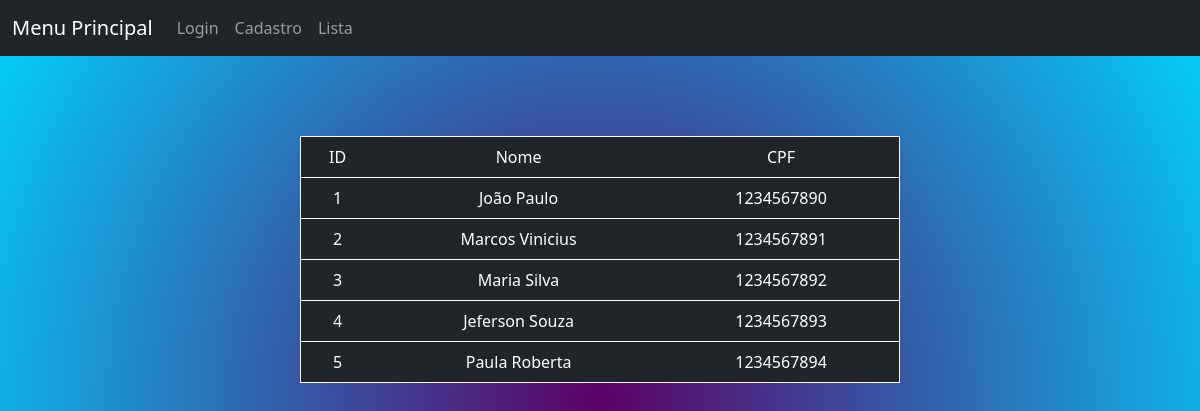
The page /lista.php on the database its author committed.
### tables this page shows
CREATE TABLE `funcionario` (
  `idfuncionario` int NOT NULL AUTO_INCREMENT,
  `senha` int NOT NULL,
  `nome_funcionario` varchar(45) DEFAULT NULL,
  `cpf` int DEFAULT NULL,
  `salario` float DEFAULT NULL,
  `id_cargo` int NOT NULL,
  PRIMARY KEY (`idfuncionario`),
  KEY `id_cargo_idx` (`id_cargo`),
  CONSTRAINT `id_cargo` FOREIGN KEY (`id_cargo`) REFERENCES `cargo` (`idcargo`) ON DELETE CASCADE
);

### lista.php (the view, shortened to what this page needs)
<?php
include('conexao.php');
$consulta = "SELECT * FROM funcionario";
$con = $mysqli->query($consulta) or die($mysqli->error);
?>
<!DOCTYPE html>
<html lang="pt-br">
<head>
    <link href="https://cdn.jsdelivr.net/npm/bootstrap@5.2.2/dist/css/bootstrap.min.css" rel="stylesheet">
</head>
<body >
    <div>
      <nav class="navbar navbar-expand-sm navbar-dark bg-dark">
        <div class="container-fluid">
          <a class="navbar-brand" href="menu.php">Menu Principal</a>
          <div class="collapse navbar-collapse" id="mynavbar">
            <ul class="navbar-nav me-auto">
              <li class="nav-item">
                <a class="nav-link" href="login.php">Login</a>
              </li>
              <li class="nav-item">
                <a class="nav-link" href="cadastrar.php">Cadastro</a>
              </li>
              <li class="nav-item">
                <a class="nav-link" href="lista.php">Lista</a>
              </li>
            </ul>
          </div>
        </div>
      </nav>
    </div >
      <div style="margin: auto; width:50%; margin-top:80px">
        <table class='table table-hover table-dark border border-white'; style='border-radius:6rem'; >
        <tr>
          <td>ID</td>
          <td>Nome</td>
          <td>CPF</td>
        </tr>
        <?php while($dado = $con->fetch_array()){ ?>
        <tr>
          <td><?php echo $dado["idfuncionario"]; ?></td>
          <td><?php echo $dado["nome_funcionario"]; ?></td>
          <td><?php echo $dado["cpf"]; ?></td>
        </tr>
        <?php } ?>
       </table>
    </div>
   </body>
</html>

### lista.php (style rules this page uses)
body { background-image: radial-gradient(circle, #5c0067 0%, #00d4ff 100%); background-repeat: no-repeat; background-size: cover; background-attachment: fixed }
table { text-align: center; }

### rows shown on the page
funcionario: idfuncionario "1", nome_funcionario "João Paulo", cpf "1234567890"
funcionario: idfuncionario "2", nome_funcionario "Marcos Vinicius", cpf "1234567891"
funcionario: idfuncionario "3", nome_funcionario "Maria Silva", cpf "1234567892"
funcionario: idfuncionario "4", nome_funcionario "Jeferson Souza", cpf "1234567893"
funcionario: idfuncionario "5", nome_funcionario "Paula Roberta", cpf "1234567894"
